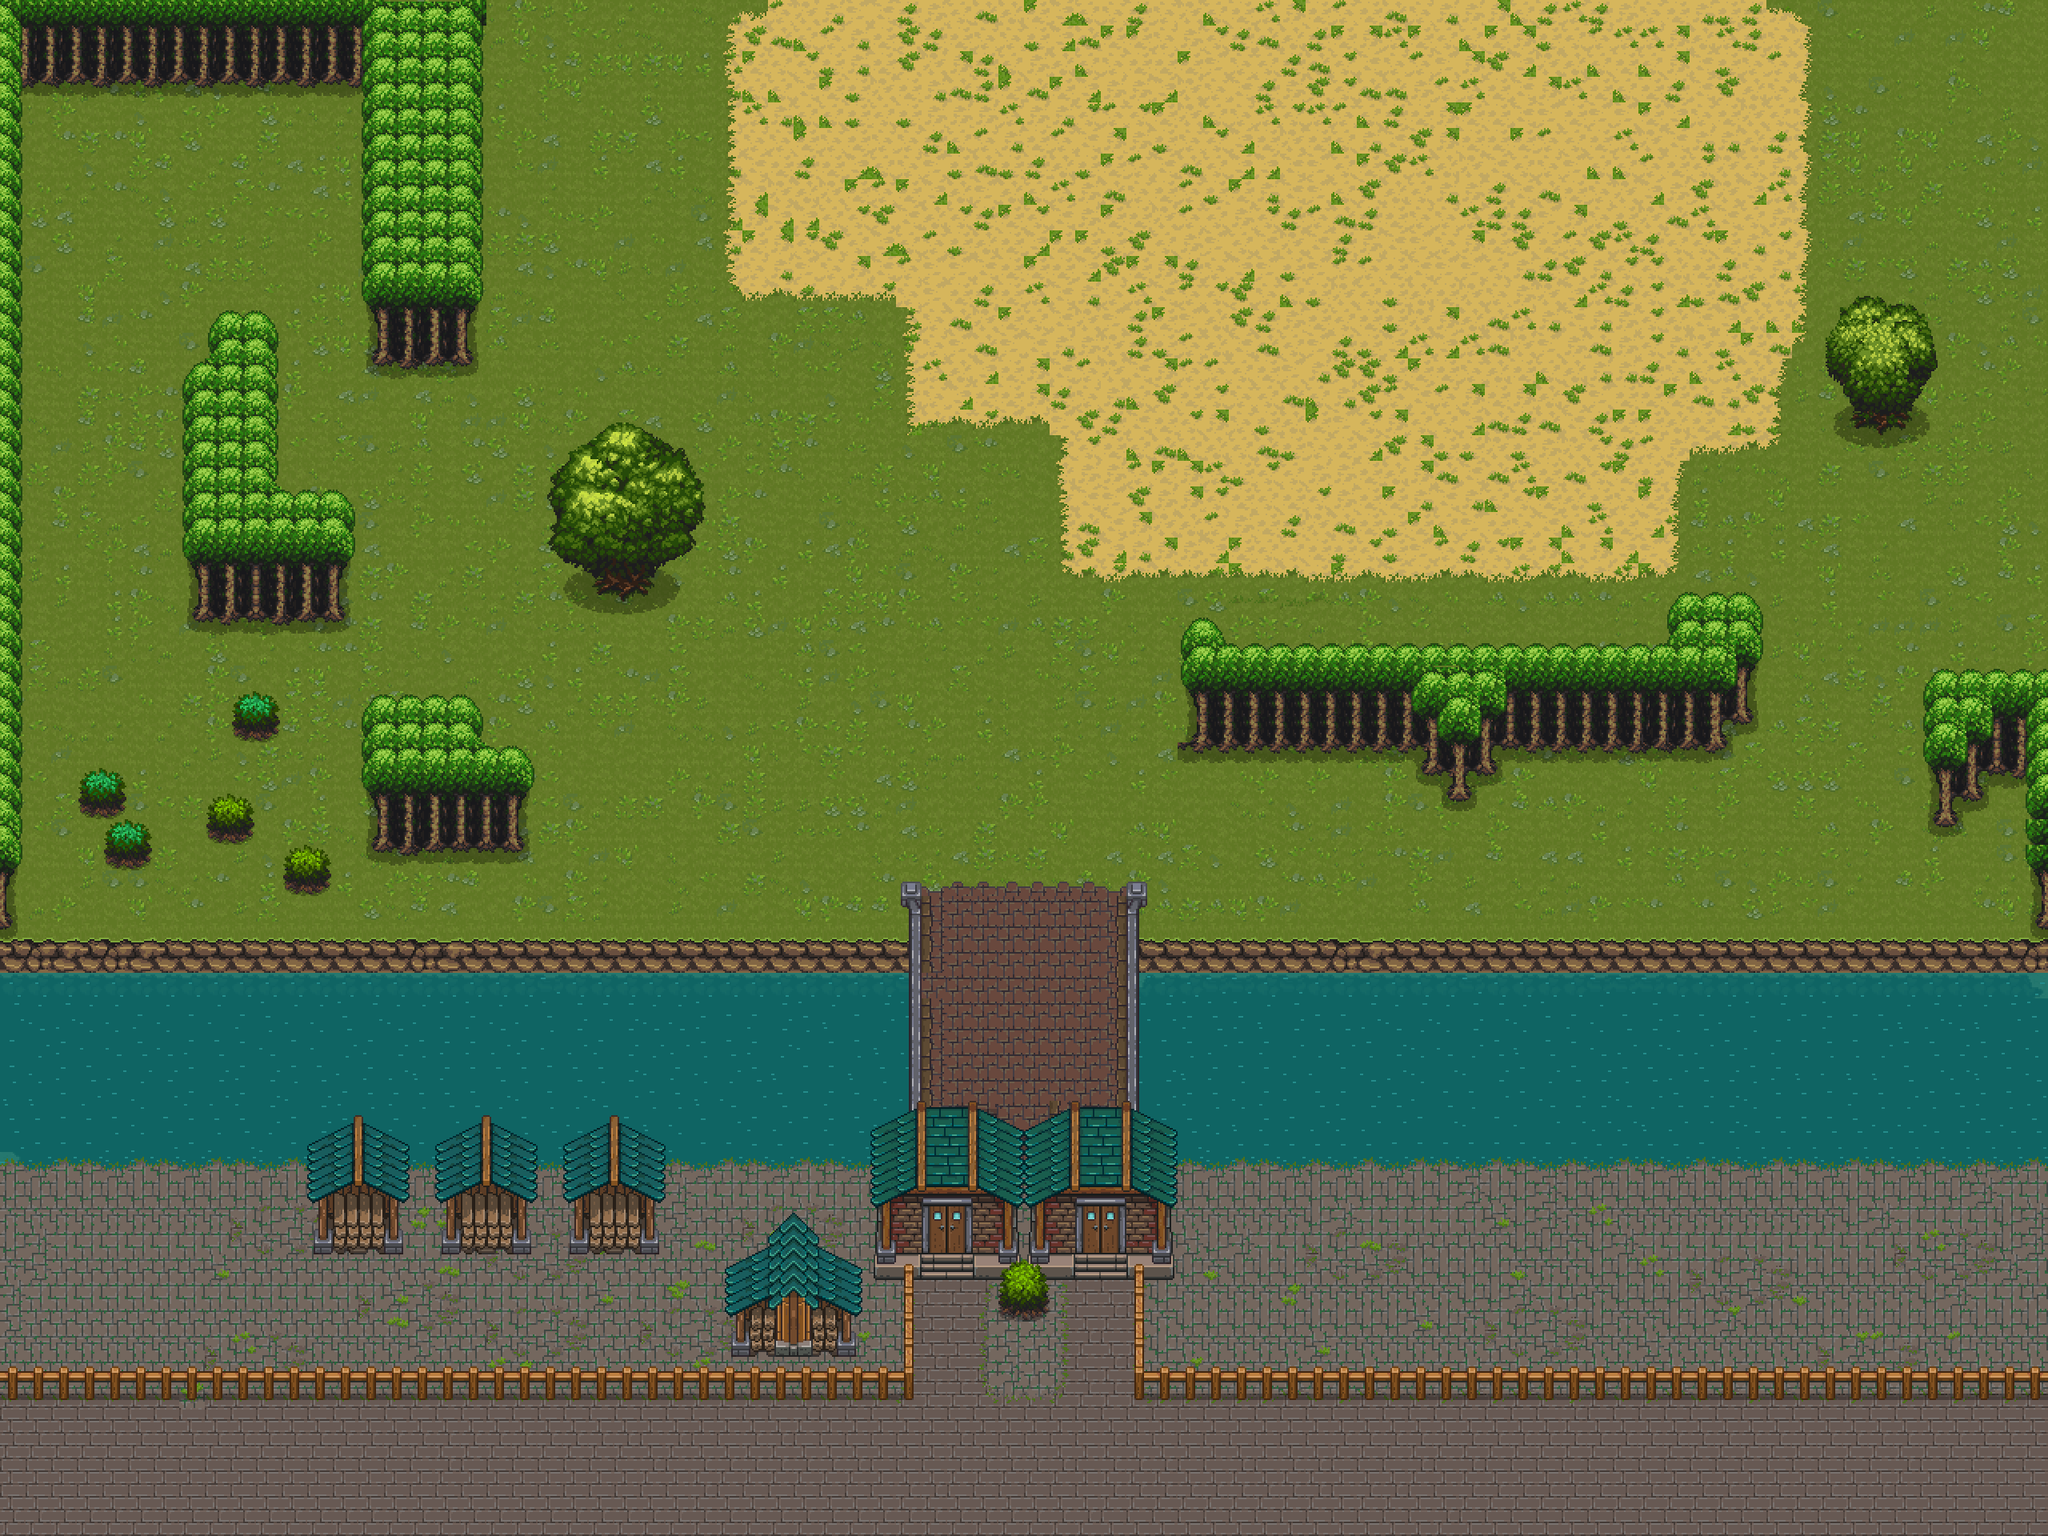

A level layout from a 2D game, rendered from its tile map. Below: a short description, then the map file with tile-grid data replaced by summaries:
An orthogonal 80x60 tile map with 32x32 px tiles, 6 tile layers (河流, 地板, 地板装饰, 建筑, ...), 3 tilesets and 80 objects (5x 敌人1, 2x 敌人2, 引路人位置1, 引路人位置2, 宝箱1, ...).

<map version="1.10" tiledversion="1.11.0" orientation="orthogonal" renderorder="right-down" width="80" height="60" tilewidth="32" tileheight="32" infinite="0" nextlayerid="21" nextobjectid="188">
 <tileset firstgid="1" source="CL_Buildings.tsx" />
 <tileset firstgid="1436" name="CL_MainLev" tilewidth="32" tileheight="32" tilecount="3968" columns="64">
  <image source="2.41/CL_MainLev.png" width="2048" height="1984" />
 </tileset>
 <tileset firstgid="5404" source="CL_MainLev.tsx" />
 <layer id="16" name="河流" width="80" height="60">
  <data>[4800 cells, 640 non-empty, 13 distinct tile ids]</data>
 </layer>
 <layer id="2" name="地板" width="80" height="60">
  <data>[4800 cells, 4160 non-empty, 73 distinct tile ids]</data>
 </layer>
 <layer id="7" name="地板装饰" width="80" height="60">
  <data>[4800 cells, 951 non-empty, 82 distinct tile ids]</data>
 </layer>
 <layer id="5" name="建筑" width="80" height="60">
  <data>[4800 cells, 730 non-empty, 342 distinct tile ids]</data>
 </layer>
 <layer id="6" name="建筑装饰" width="80" height="60">
  <data>[4800 cells, 42 non-empty, 22 distinct tile ids]</data>
 </layer>
 <layer id="8" name="栏杆障碍" width="80" height="60">
  <data>[4800 cells, 153 non-empty, 12 distinct tile ids]</data>
 </layer>
 <objectgroup id="4" name="引路人">
  <object id="1" name="引路人位置1" x="1281.82" y="1703.03">
   <point />
  </object>
  <object id="4" name="引路人位置2" x="1196.67" y="1271.67">
   <point />
  </object>
 </objectgroup>
 <objectgroup id="11" name="宝箱" visible="0">
  <object id="7" name="宝箱1" x="116" y="1812">
   <point />
  </object>
  <object id="9" name="宝箱2" x="815.152" y="1009.58">
   <point />
  </object>
  <object id="12" name="宝箱3" x="2448.48" y="803.03">
   <point />
  </object>
  <object id="34" name="宝箱4" x="296" y="228">
   <point />
  </object>
 </objectgroup>
 <objectgroup id="12" name="npc">
  <object id="14" name="npc1" x="127.273" y="227.273">
   <point />
  </object>
 </objectgroup>
 <objectgroup id="14" name="玩家">
  <object id="16" name="玩家位置1" x="1284" y="1860">
   <point />
  </object>
  <object id="19" name="玩家位置2" x="1284" y="1364">
   <point />
  </object>
 </objectgroup>
 <objectgroup id="20" name="战斗区域">
  <object id="182" name="战斗区域" x="886" y="40" width="1489.33" height="899.333" />
 </objectgroup>
 <objectgroup id="15" name="敌人">
  <object id="28" name="敌人1" type="敌人1" x="1994" y="150">
   <point />
  </object>
  <object id="30" name="敌人1" type="敌人1" x="1472" y="670">
   <point />
  </object>
  <object id="31" name="敌人1" type="敌人1" x="1048" y="166">
   <point />
  </object>
  <object id="35" name="敌人2" type="敌人2" x="1218" y="514">
   <point />
  </object>
  <object id="36" name="敌人2" type="敌人2" x="1796" y="398">
   <point />
  </object>
  <object id="39" name="敌人1" type="敌人1" x="1424" y="308">
   <point />
  </object>
  <object id="43" name="敌人1" type="敌人1" x="2062" y="550">
   <point />
  </object>
 </objectgroup>
 <objectgroup id="17" name="物体">
  <object id="50" x="-2" y="1712" width="745" height="36.5" />
  <object id="53" x="743" y="1712.5" width="396.5" height="36" />
  <object id="54" x="1130.5" y="1582" width="11" height="130" />
  <object id="73" x="346" y="614" width="92" height="165.25" />
  <object id="74" x="459.5" y="1" width="139" height="457" />
  <object id="75" x="199" y="1" width="258" height="105" />
  <object id="76" x="458.5" y="873" width="144" height="191" />
  <object id="77" x="603" y="933.5" width="54" height="131" />
  <object id="86" x="2412" y="842.5" width="35" height="196.5" />
  <object id="87" x="2447" y="842" width="34" height="159" />
  <object id="88" x="2480.5" y="843" width="52" height="125.5" />
  <object id="90" x="1418" y="1581.5" width="13" height="167" />
  <object id="91" x="1430.5" y="1714" width="731" height="33.5" />
  <object id="92" x="2162" y="1714" width="398.5" height="33.5" />
  <object id="108" x="2530" y="0.666667" width="29.3333" height="828.667" />
  <object id="109" x="2532.67" y="829.333" width="26" height="344" />
  <object id="110" x="599.333" y="0" width="824.667" height="32" />
  <object id="111" x="1423.33" y="-1.33333" width="929.333" height="35.3333" />
  <object id="112" x="2354.67" y="-1.33333" width="174.667" height="35.3333" />
  <object id="113" x="26.6667" y="0" width="171.333" height="104.666" />
  <object id="114" x="-0.666667" y="-2" width="29.3333" height="795.333" />
  <object id="115" x="-0.666667" y="792" width="29.3333" height="422" />
  <object id="116" x="29.3333" y="1176.67" width="986" height="36" />
  <object id="117" x="1015.33" y="1177.33" width="110.667" height="36" />
  <object id="118" x="1428.67" y="1177.33" width="980.667" height="35.3333" />
  <object id="119" x="2410.67" y="1178" width="149.333" height="34.6667" />
  <object id="120" x="2532" y="1172.67" width="28" height="5.33333" />
  <object id="121" x="2542" y="1748" width="19.3333" height="170.667" />
  <object id="123" x="0" y="1748.67" width="29.3333" height="170.667" />
  <object id="124" x="28" y="1888.67" width="985.333" height="29.3333" />
  <object id="125" x="1013.33" y="1890" width="971.333" height="28" />
  <object id="126" x="1984.67" y="1890" width="557.333" height="27.3333" />
  <object id="145" x="1089.33" y="1413.33" width="60" height="184" />
  <object id="146" x="1154.67" y="1383.33" width="62.6667" height="114" />
  <object id="148" x="1412.33" y="1414" width="59.6667" height="183.334" />
  <object id="149" x="1346.67" y="1380.67" width="58.6667" height="114.667" />
  <object id="150" x="1128" y="1103.33" width="26" height="280.667" />
  <object id="151" x="1402" y="1102.67" width="30" height="284" />
  <object id="155" x="1481.5" y="776.5" width="43.5" height="163.25" />
  <object id="156" x="1524.5" y="806.5" width="251.5" height="133.5" />
  <object id="157" x="1775.5" y="807" width="102" height="132.875" />
  <object id="158" x="1782.09" y="939.909" width="85.5455" height="26.6818" />
  <object id="159" x="1810.36" y="966.591" width="28" height="33.5909" />
  <object id="160" x="1877" y="807.5" width="280.5" height="132.182" />
  <object id="161" x="2093" y="743.5" width="106.5" height="62.5" />
  <object id="162" x="2159.5" y="807.5" width="40" height="101.5" />
  <object id="163" x="266.667" y="390.667" width="78.6667" height="388.667" />
  <object id="164" x="236.667" y="455" width="30" height="324.667" />
  <object id="165" x="694" y="585.333" width="173.333" height="112" />
  <object id="166" x="734" y="699.333" width="94" height="47.3333" />
  <object id="169" x="2284" y="416.667" width="133.333" height="59.3333" />
  <object id="170" x="2303.83" y="476.667" width="103.333" height="24.6667" />
  <object id="171" x="2316.08" y="502.083" width="72.6667" height="39.3333" />
  <object id="172" x="2298.67" y="384.667" width="108" height="30.6667" />
  <object id="174" x="1218" y="1401.33" width="124.667" height="94.6667" />
  <object id="176" x="1220" y="1497.67" width="121" height="97.6667" />
  <object id="177" x="1254" y="1580" width="53" height="62.6667" />
  <object id="178" x="712.75" y="564.75" width="142.75" height="20.25" />
  <object id="179" x="736.5" y="539.5" width="96.5" height="25" />
 </objectgroup>
 <objectgroup id="19" name="可交互">
  <object id="142" x="1341" y="1496" width="68" height="70" />
  <object id="143" x="1150.5" y="1498.67" width="66.8333" height="68.6667" />
  <object id="185" x="33.3333" y="108" width="60" height="62.6667" />
  <object id="186" x="385.333" y="-100" width="1.33333" height="2.66667" />
 </objectgroup>
</map>
